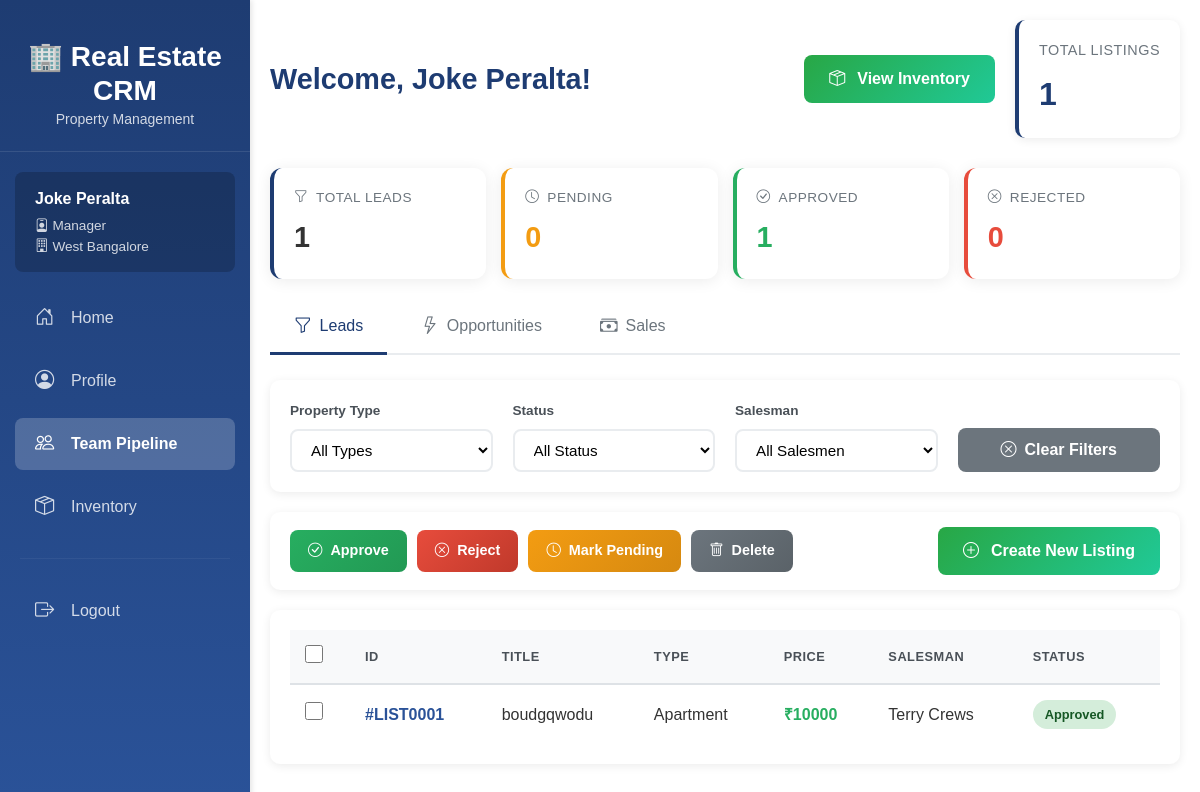
The page /dashboard/manager/ (signed in) on the database as committed earlier.
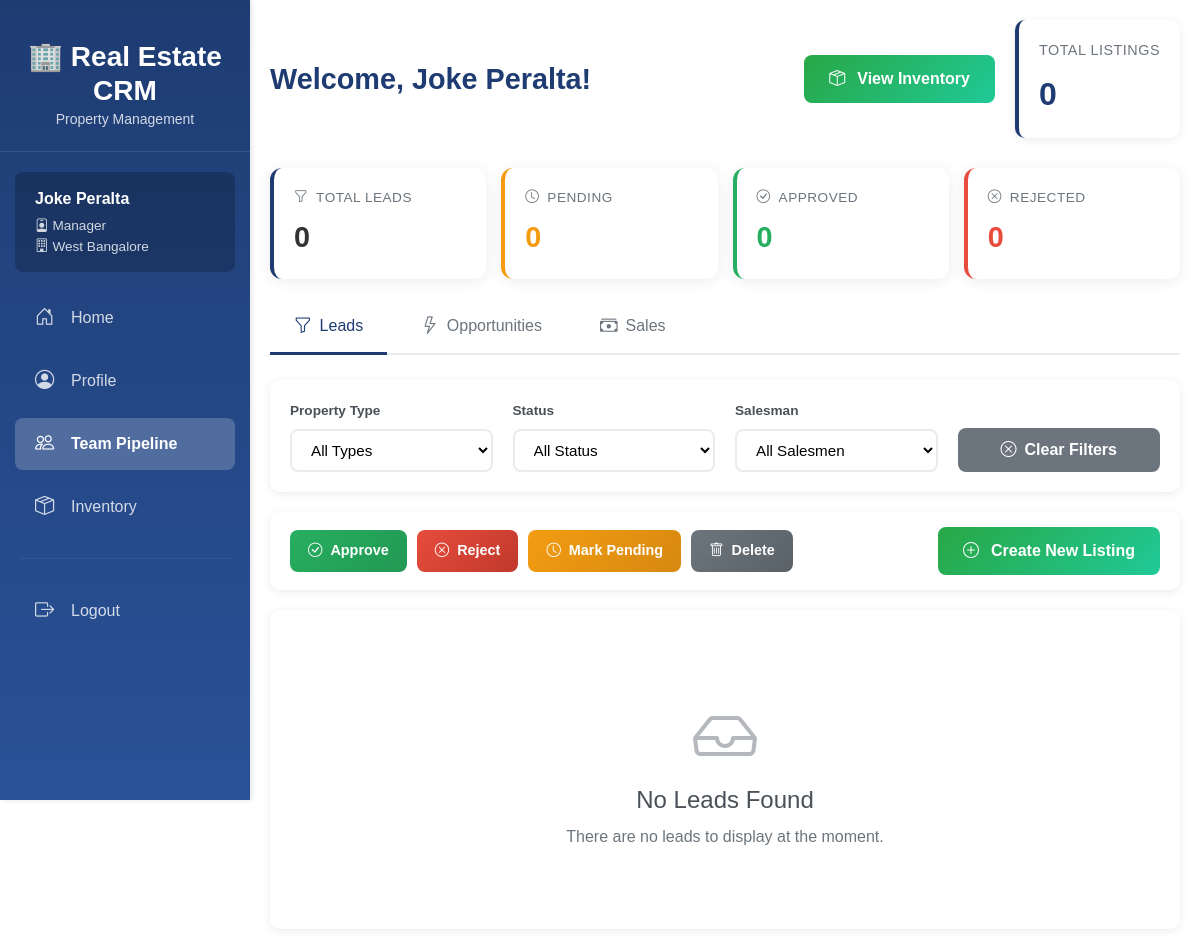
The same page on the database as committed later.
### inventory/models.py (models this page shows, shortened)
class Listing(models.Model):
    class typeChoices(models.TextChoices):
        VILLA = "Villa", "Villa"
        APARTMENT = "Apartment", "Apartment"
        WAREHOUSE = "Warehouse", "Warehouse"
        RETAIL_STORE = "Retail", "Retail Store"
        OFFICE_SPACE = "Office", "Office Space"
    class leadStatusChoices(models.TextChoices):
        PENDING = "Pending", "Pending Approval"
        REJECTED = "Rejected", "Rejected"
        APPROVED = "Approved", "Approved"
    class oppStatusChoices(models.TextChoices):
        PROSPECTING = "Prospecting", "Prospecting"
        NEGOTIATING = "Negotiating", "Negotiating"
        PENDING = "Pending", "Pending Approval"
        REJECTED = "Rejected", "Rejected"
        APPROVED = "Approved", "Approved"
    class saleStatusChoices(models.TextChoices):
        PROCESSING = "Processing", "Processing"
        CLOSED_WON = "ClosedW", "Closed Won"
        CLOSED_LOST = "ClosedL", "Closed Lost"
    id = models.CharField(max_length=10, primary_key=True)
    branch  = models.ForeignKey(
        'org.Branch',
        on_delete=models.CASCADE,
        related_name='listings'
    )
    type = models.TextField(
        choices=typeChoices.choices,
        default=typeChoices.VILLA)
    proposed_price = models.DecimalField(max_digits=12, decimal_places=2)
    title = models.CharField(max_length=200)
    address = models.TextField()
    city = models.CharField(max_length=100)
    lead_status = models.TextField(
        choices=leadStatusChoices.choices,
        default=leadStatusChoices.PENDING
    )
    lead_approved_by = models.ForeignKey(
        'accounts.User',
        on_delete=models.SET_NULL,
        null=True,
        blank=True,
        related_name='approved_leads'
    )
    lead_approved_at = models.DateTimeField(null=True, blank=True)
    opp_status = models.TextField(
        choices=oppStatusChoices.choices,
        null=True, blank=True
    )
    opp_approved_by = models.ForeignKey(
        'accounts.User',
        on_delete=models.SET_NULL,
        null=True,
        blank=True,
        related_name='approved_opportunities'
    )
    opp_approved_at = models.DateTimeField(null=True, blank=True)
    opp_price = models.DecimalField(max_digits=12, decimal_places=2, null=True, blank=True)
    sale_status = models.TextField(
        choices=saleStatusChoices.choices,
        null=True, blank=True
    )
    sale_closed_at = models.DateTimeField(null=True, blank=True)
    sale_price = models.DecimalField(max_digits=12, decimal_places=2, null=True, blank=True)
    created_at = models.DateTimeField(auto_now_add=True)
    updated_at = models.DateTimeField(auto_now=True)
    is_active = models.BooleanField(default=True)
    assigned_salesman = models.ForeignKey(
        'accounts.User',
        on_delete=models.SET_NULL,
        null=True,
        blank=True,
        related_name='assigned_salesmen',
        limit_choices_to={'role': 'Salesman'},
    )
    comments = models.CharField(null=True, max_length=100, blank=True)

### accounts/models.py (models this page shows, shortened)
class User(AbstractUser):
    class Role(models.TextChoices):
        CEO = "CEO", "CEO",
        MANAGER = "Manager", "Manager",
        SALESMAN = "Salesman", "Salesman"
    role = models.CharField(
        max_length=20,
        choices=Role.choices,
        default=Role.SALESMAN
    )
    branch = models.ForeignKey(
        'org.Branch',
        on_delete=models.SET_NULL,
        null=True,
        blank=True,
        related_name='users'
    )

### dashboards/views.py (the view, shortened to what this page needs)
# urls.py: path('manager/', views.manager_dashboard, name='manager_dashboard'),
@login_required
@user_passes_test(is_manager)
def manager_dashboard(request):
    listings = listings_visible_to(request.user)
    lead_count = listings.filter(
        Q(lead_status=Listing.leadStatusChoices.PENDING) |
        Q(lead_status=Listing.leadStatusChoices.APPROVED) |
        Q(lead_status=Listing.leadStatusChoices.REJECTED)).count()
    lead_active_count = listings.filter(lead_status=Listing.leadStatusChoices.PENDING).count()
    lead_approved_count = listings.filter(lead_status=Listing.leadStatusChoices.APPROVED).count()
    lead_rejected_count = listings.filter(lead_status=Listing.leadStatusChoices.REJECTED).count()
    opp_count = listings.filter(
        Q(opp_status=Listing.oppStatusChoices.PENDING) |
        Q(opp_status=Listing.oppStatusChoices.PROSPECTING) |
        Q(opp_status=Listing.oppStatusChoices.NEGOTIATING) |
        Q(opp_status=Listing.oppStatusChoices.APPROVED) |
        Q(opp_status=Listing.oppStatusChoices.REJECTED)).count()
    opp_active_count = listings.filter(
        Q(opp_status=Listing.oppStatusChoices.PENDING) |
        Q(opp_status=Listing.oppStatusChoices.PROSPECTING) |
        Q(opp_status=Listing.oppStatusChoices.NEGOTIATING)).count()
    opp_approved_count = listings.filter(opp_status=Listing.oppStatusChoices.APPROVED).count()
    opp_rejected_count = listings.filter(opp_status=Listing.oppStatusChoices.REJECTED).count()
    sale_count = listings.filter(
        Q(sale_status=Listing.saleStatusChoices.PROCESSING) |
        Q(sale_status=Listing.saleStatusChoices.CLOSED_WON) |
        Q(sale_status=Listing.saleStatusChoices.CLOSED_LOST)).count()
    sale_active_count = listings.filter(sale_status=Listing.saleStatusChoices.PROCESSING).count()
    sale_won_count = listings.filter(sale_status=Listing.saleStatusChoices.CLOSED_WON).count()
    sale_lost_count = listings.filter(sale_status=Listing.saleStatusChoices.CLOSED_LOST).count()
    stage = request.POST.get('stage', 'lead')
    context = {
        'listings': listings,
        'lead_count': lead_count,
        'lead_active_count': lead_active_count,
        'lead_approved_count': lead_approved_count,
        'lead_rejected_count': lead_rejected_count,
        'opp_count': opp_count,
        'opp_active_count': opp_active_count,
        'opp_approved_count': opp_approved_count,
        'opp_rejected_count': opp_rejected_count,
        'sale_count': sale_count,
        'sale_active_count': sale_active_count,
        'sale_won_count': sale_won_count,
        'sale_lost_count': sale_lost_count,
        'stage': stage
    }
    return render(request, 'dashboards/manager_dashboard.html', context)

### dashboards/views.py (called while the page is built)
def is_manager(user):
    return user.groups.filter(name='Manager').exists()

### inventory/views.py (called while the page is built)
def listings_visible_to(user):
    if not user.is_authenticated:
        return Listing.objects.none()
    if user.role == 'Salesman':
        return Listing.objects.filter(
            branch=user.branch,
            assigned_salesman=user
        )
    elif user.role == 'Manager':
        return Listing.objects.filter(branch=user.branch)
    elif user.role == 'CEO':
        return Listing.objects.all()
    return Listing.objects.none()

### dashboards/templates/dashboards/manager_dashboard.html (shortened to what the changed rows need)
{% extends 'base.html' %}
{% load static %}
{% block extra_css %}
<link rel="stylesheet" href="{% static 'css/dashboard.css' %}">
<link rel="stylesheet" href="{% static 'css/components.css' %}">
{% endblock %}
{% block content %}
<div class="dashboard-header">
    <h1 class="dashboard-welcome">Welcome, {{ user.get_full_name|default:user.username }}!</h1>
    <div class="stats-overview-card">
        <div class="stats-title">Total Listings</div>
        <div class="stats-value">{{ listings|length }}</div>
    </div>
</div>
<div class="stats-group active" id="stats-leads">
    <div class="stats-card total">
        <div class="stats-label"><i class="bi bi-funnel"></i> Total Leads</div>
        <div class="stats-number">{{ lead_count }}</div>
    </div>
    <div class="stats-card approved">
        <div class="stats-label"><i class="bi bi-check-circle"></i> Approved</div>
        <div class="stats-number">{{ lead_approved_count }}</div>
    </div>
</div>
<div id="leads" class="tab-content active">
    <form method="post" id="batch-form-leads">
        <div class="table-container">
            {% if listings %}
            <table id="manager-leads-table" class="data-table">
                <thead>
                    <tr>
                        <th><input type="checkbox" id="select_all_leads" onchange="toggleSelectAll(this)"></th>
                        <th>ID</th>
                        <th>Title</th>
                        <th>Type</th>
                        <th>Price</th>
                        <th>Salesman</th>
                        <th>Status</th>
                    </tr>
                </thead>
                <tbody>
                    {% for listing in listings %}
                    {% if listing.lead_status %}
                    <tr>
                        <td>
                            <input type="checkbox" name="listing_ids" value="{{ listing.id }}" class="listing-checkbox">
                        </td>
                        <td>
                            <a href="{% url 'inventory:listing_detail' listing.pk %}" class="id-link">
                                #{{ listing.id }}
                            </a>
                        </td>
                        <td>{{ listing.title }}</td>
                        <td>{{ listing.get_type_display }}</td>
                        <td class="price-cell">₹{{ listing.proposed_price|floatformat:0 }}</td>
                        <td>{{ listing.assigned_salesman.get_full_name|default:listing.assigned_salesman.username|default:"—" }}</td>
                        <td>
                            {% if listing.lead_status == "Pending" %}
                            <span class="status-badge pending">Pending</span>
                            {% elif listing.lead_status == "Approved" %}
                            <span class="status-badge approved">Approved</span>
                            {% elif listing.lead_status == "Rejected" %}
                            <span class="status-badge rejected">Rejected</span>
                            {% else %}
                            <span class="status-badge">{{ listing.get_lead_status_display }}</span>
                            {% endif %}
                        </td>
                    </tr>
                    {% endif %}
                    {% endfor %}
                </tbody>
            </table>
            {% else %}
            <div class="empty-state">
                <i class="bi bi-inbox"></i>
                <h4>No Leads Found</h4>
                <p>There are no leads to display at the moment.</p>
            </div>
            {% endif %}
        </div>
    </form>
</div>
{% endblock %}

Rows that differ between the two databases and show on the page:
removed Listing: id "LIST0001", title "boudgqwodu", type "Apartment", proposed_price "10000", assigned_salesman.get_full_name "Terry Crews", lead_status "Approved"
Other text that changed with them:
{{ listings|length }}: "1" → "0"
{{ lead_count }}: "1" → "0"
{{ lead_approved_count }}: "1" → "0"
form field value: "☐" → (not shown)
text no longer shown: "ID TITLE TYPE PRICE SALESMAN STATUS"
text now shown: "No Leads Found There are no leads to display at the moment."
